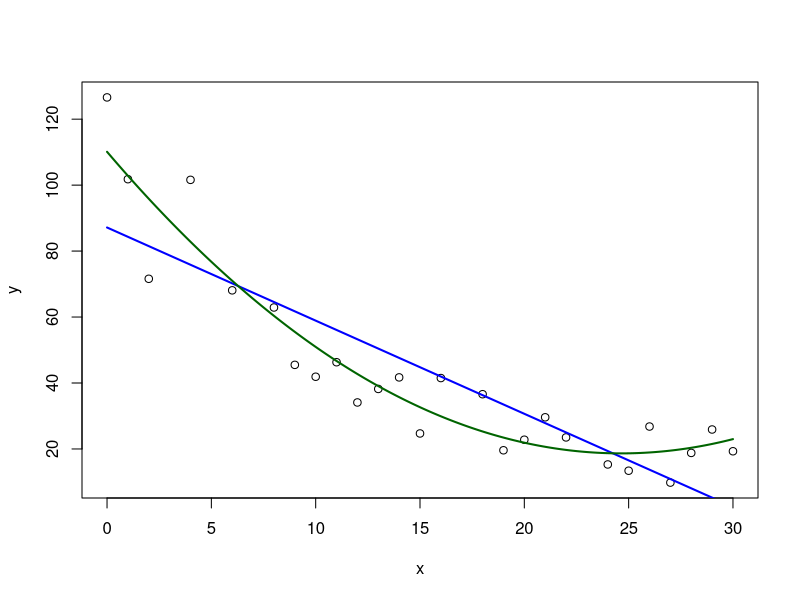

Recreate this plot in R. (Note: this script raises an error after producing the figure.)
## ---- chunk 1
knitr::opts_chunk$set(echo = TRUE)
library(tidyverse)
library(modelr)
library(magrittr)
library(lubridate)
## ---- chunk 2
# data taken from http://www.theanalysisfactor.com/r-tutorial-4/
y <- c(126.6, 101.8, 71.6, 101.6, 68.1, 62.9, 45.5, 41.9, 46.3, 34.1, 38.2, 41.7, 24.7, 41.5, 36.6, 19.6, 22.8, 29.6, 23.5, 15.3, 13.4, 26.8, 9.8, 18.8, 25.9, 19.3)
x <- c(0, 1, 2, 4, 6, 8, 9, 10, 11, 12, 13, 14, 15, 16, 18, 19, 20, 21, 22, 24, 25, 26, 27, 28, 29, 30)
x2 <- x**2
raw <- tibble(x,y,x2)
linearModel <- lm(y ~ x, data=raw)
quadraticModel <- lm(y ~ x + x2, data=raw)
plot(x,y)
sequenceX <- seq(0,30,by=0.1)
modeldata <- data.frame(x=sequenceX,x2=sequenceX**2)
sequenceYL <- predict(linearModel,modeldata)
sequenceYQ <- predict(quadraticModel,modeldata)
lines(sequenceX,sequenceYL,col='blue',lwd=2)
lines(sequenceX,sequenceYQ,col='darkgreen',lwd=2)
## ---- chunk 3
modeldata <- modeldata %>%
  mutate(linear=sequenceYL,quadratic=sequenceYQ)

g <- ggplot(data=raw,aes(x=x,y=y)) + geom_point()
#g + 
#  geom_point(data= ,aes(x=x,y= ),color= ) +
#  geom_point( , , )
## ---- chunk 4
stringOfDates <- c("2017-12-15","2017-Dec-16","2017-12-17","2017-12-18","2017-12-19","2017-12-20","2017-12-21")
stringOfDates + 7 
oneWeek <- ymd(stringOfDates)
oneWeek + 7
tableOfDates <- tibble(year=rep(2017,8),
                       month=c(rep(4,3),rep(5,5)),
                       day=seq(1,8),
                       hour=rep(4,8),
                       minute=c(15,29,40,45,0,58,9,11))
tableOfDates %$% make_date(year,month,day) # uses the magrittr 'not a pipe' operator
tableOfDates %$% make_datetime(year,month,day,hour,minute)
## ---- chunk 5
newraw <- raw %>% 
          mutate(y = raw$y * rnorm(nrow(raw),mean=1,sd=0.3)) %>% 
          rbind(raw) %>%
          arrange(x)
newraw$instrument <- c(rep("Coarse",12),rep("Fine",40))
newraw$date <- c("07-08-2017","10-08-2017") %>%
               rep(times=26) %>%
               dmy() # as a single line without pipes: ymd( rep(c("2017-08-07","2017-08-10"),times=26) )
## ---- chunk 6
fullModel <- lm(y ~ x * date * instrument, data=newraw)
interactingTerms <- lm(y ~ x * instrument, data=newraw)
noninteractingTerms <- lm(y ~ x + instrument, data=newraw)
grid <- newraw %>%
  data_grid(x,date,instrument) %>%
  gather_predictions(interactingTerms,noninteractingTerms)
ggplot(newraw, aes(x,y,shape=factor(date))) +
  geom_point() +
  geom_line(data=grid, aes(y=pred,color=model)) +
  coord_cartesian(ylim=range(y)) +
  facet_wrap(~ instrument)
## ---- chunk 7
newraw$instrument[13:52] <- rep(c(rep("Fine",2),rep("Ultrafine",2)),10)

## ---- chunk 8
Gauss = function(amplitude,mu,sigma,x){ amplitude*exp(-0.5*((x - mu)/sigma)^2) }
x <- seq(1,5,by=0.1)
yExact <- Gauss(10000,3,0.4,x)
yNoisy <- yExact * rnorm(length(yExact),mean=1,sd=0.3)
noisyCurve <- tibble(x=x,y=yNoisy)
perfectGuess <- nls(y ~ Gauss(a,m,s,x), 
                    start=list(a=10000,m=3,s=0.4),
                    data=noisyCurve)
okayGuess <- nls(y ~ Gauss(a,m,s,x), 
                 start=list(a=max(yNoisy),m=x[yNoisy==max(yNoisy)],s=1),
                 data=noisyCurve)
badGuess <- nls(y ~ Gauss(a,m,s,x), 
                start=list(a=1,m=1,s=1),
                data=noisyCurve)
forPlot <- noisyCurve %>% rename(yNoisy=y) %>% cbind(yExact) %>% gather(yType,y,-x)
grid <- forPlot %>%
  data_grid(x=seq_range(x,100),y) %>%
  gather_predictions(perfectGuess,okayGuess)
ggplot(forPlot, aes(x,y)) +
  geom_point(aes(shape=yType)) +
  scale_shape_manual(values=c(3,20),name="data source") +
  geom_line(data=grid, aes(y=pred,color=model,linetype=model), size=1) 
summary(perfectGuess)
